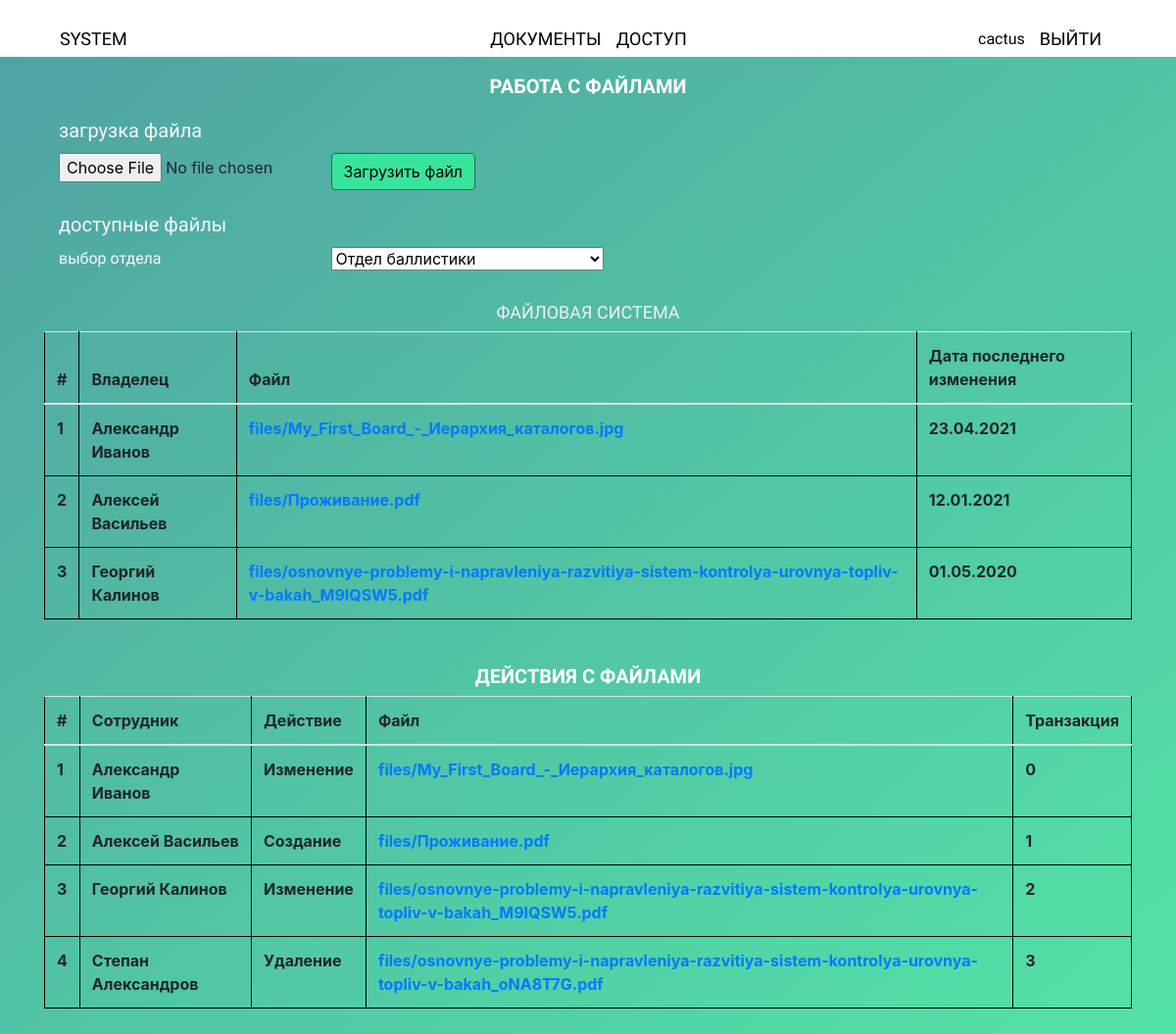
The app's page /workspace/documents/ (signed in) with its own data.
### workspace/models.py (models this page shows, shortened)
class Documents(models.Model):
    created_by = models.ForeignKey(settings.AUTH_USER_MODEL, on_delete=models.CASCADE)
    file = models.FileField(upload_to='files')
    filename = models.CharField(max_length = 100, default = None)
    permission = models.IntegerField(default=0)
    size = models.IntegerField(default=0)

### workspace/views.py (the view, shortened to what this page needs)
# urls.py: path('documents/', views.documentView, name='documents'),
def documentView(request):
    user = request.user
    email = user.email
    usname = user.username
    f_name = user.first_name
    l_name = user.last_name
    temp_doc = Documents.objects.all()
    docs = [
        (temp_doc[0].file, 'Александр Иванов', '23.04.2021', '0', 'Изменение'),
        (temp_doc[1].file, 'Алексей Васильев', '12.01.2021', '1', 'Создание'),
        (temp_doc[2].file, 'Георгий Калинов', '01.05.2020', '2', 'Изменение'),
        (temp_doc[3].file, 'Степан Александров', '19.08.2021', '3', 'Удаление'),
    ]
    top_docs = docs[:-1]
    context = {
        'username': usname,
        'email': email,
        'f_name': f_name,
        'l_name': l_name,
        'docs': docs,
        'top_docs': top_docs,
    }
    return render(request, 'workspace/documents.html', context=context )

### workspace/templates/workspace/documents.html (shortened to what this page needs)
{% extends "base-ws.html" %}
{% block content %}
    <div class="container">
        <h3 class='text-uppercase ws-header__text mb-2 mt-2'>Работа с файлами</h3>
        <div class='container'>
            <div class = 'row'>
                <div class = 'col-3'>
                    <p class='text-start mb-2 text-lowercase optional-text'>Загрузка файла</p>
                </div>
                <div class = 'col-6'>
                </div>
            </div>
            <form method = 'post', enctype = 'multipart/form-data'>
            <div class = 'row'>
                <div class = 'col-3'>
                    <input type='file' name='doc'>
                </div>
                <div class = 'col-6'>
                    <button type='submit' class="btn btn-primary">Загрузить файл</button>
                </div>
            </div>
            </form>
        </div>
        <div class='container'>
            <div class = 'row'>
                <div class = 'col-3'>
                    <p class='text-start mb-2 text-lowercase optional-text'>Доступные файлы</p>
                </div>
                <div class = 'col-6'>
                </div>
            </div>
            <form method = 'post', enctype = 'multipart/form-data'>
            <div class = 'row'>
                <div class = 'col-3'>
                    <p class='text-start mb-2 text-lowercase'>Выбор отдела</p>
                </div>
                <div class = 'col-6'>
                    <select class="form-select form-select-lg" aria-label="Default select example">
                        <option selected>Отдел баллистики</option>
                    </select>
                </div>
            </div>
            <div class = 'row'>
                <div class = 'mt-4' style = 'width:100%;'><h3 class='text-uppercase' style = 'text-align: center;'>Файловая система</h3></div>
                <table class="table">
                    <thead>
                        <tr>
                            <th scope="col">#</th>
                            <th scope="col">Владелец</th>
                            <th scope="col">Файл</th>
                            <th scope="col">Дата последнего изменения</th>
                        </tr>
                    </thead>
                    <tbody>
                        {% for doc, owner, dt, trans, action in top_docs %}
                        <tr>
                            <th scope='row'> {{forloop.counter}} </th>
                            <th> {{owner}} </th>
                            <th><a href='{{doc}}'>{{doc}}</a></th>
                            <th> {{dt}} </th>
                        </tr>
                        {% endfor %}
                    </tbody>
                </table>
            </div>
            </form>
        </div>
    </div>
    <div class="container">
        <h3 class='text-uppercase ws-header__text'>Действия с файлами</h3>
        <table class="table">
            <thead>
                <tr>
                    <th scope="col">#</th>
                    <th scope="col">Сотрудник</th>
                    <th scope="col">Действие</th>
                    <th scope="col">Файл</th>
                    <th scope='col'>Транзакция</th>
                </tr>
            </thead>
            <tbody>
                {% for doc, owner, dt, trans, action in docs %}
                <tr>
                    <th scope='row'> {{forloop.counter}} </th>
                    <th> {{owner}} </th>
                    <th> {{action}} </th>
                    <th> <a href='{{doc}}'>{{doc}}</a> </th>
                    <th> {{trans}} </th>
                </tr>
                {% endfor %}
            </tbody>
        </table>
    </div>
{% endblock %}

### workspace/templates/base-ws.html (shortened to what this page needs)
{% load static %}
<!DOCTYPE html>
<html lang="en">
<head>
    <link rel="stylesheet" href="https://stackpath.bootstrapcdn.com/bootstrap/4.4.1/css/bootstrap.min.css">
    <link href="{% static 'css/style.css' %}" rel="stylesheet">
</head>
<body>
    <header class="header-ws container-fluid">
        <nav class="navbar">
            <div class="container row">
                <a href="{% url "workspace:index" %}" class="navbar-brand text-uppercase navbar__text active col">System</a>
                <div class = 'col'>
                    <ul class = 'navbar-nav' style="justify-content: center;">
                        <li class = 'nav-item'>
                            <a href = "{% url "workspace:documents" %}" class='nav-link text-uppercase navbar__text'>Документы</a>
                        </li>
                        <li class = 'nav-item'>
                            <a href = "{% url "workspace:access" %}" class='nav-link text-uppercase navbar__text'>Доступ</a>
                        </li>
                    </ul>
                </div>
                <div class = 'col'>
                    <ul class="navbar-nav" style="justify-content: flex-end;">
                        <li class="nav-item">
                            <a href="{% url "account:edit" %}" class="nav-link text-lowercase navbar__text">{{username}}</a>
                        </li>
                        <li class="nav-item">
                            {% url 'account:logout_page' as url_logout_page %}
                            <a href="{{url_logout_page}}" class="nav-link text-uppercase navbar__text">Выйти</a>
                        </li>
                    </ul>
                </div>
            </div>
        </nav>
    </header>
    <section class="content content-ws container-fluid">
        {% block content %}
        {% endblock %}
    </section>
</body>
</html>

### static/css/style.css (style rules this page uses)
th { border: 1px solid black; }
tr { border: 1px solid black; }
.btn-primary { background-color: #38e49c; border-color: #27684d; color: #000; }
.text-uppercase { color: #f1f1f1; font-family: 'Exo', sans-serif; font-size: 18px; font-weight: 400; text-transform: uppercase; text-decoration: none; }
.text-lowercase { color: #f7f7f7; font-family: 'Exo', sans-serif; font-size: 16px; font-weight: 300; text-transform: lowercase; text-decoration: none; }
.optional-text { font-size: 20px; }
* { box-sizing: border-box; margin: 0; padding: 0; }
.navbar__text { color:#000000; }
.ws-header__text { color: #ffffff!important; font-family: 'Exo', sans-serif; font-size: 20px; font-weight: 600; text-align: center; }
.content-ws { background: #50a3a2; background: -webkit-linear-gradient(top left, #50a3a2 0%, #53e3a6 100%); background: -moz-linear-gradient(top left, #50a3a2 0%, #53e3a6 100%); background: -o-linear-gradient(top left, #50a3a2 0%, #53e3a6 100%); background: linear-gradient(to bottom right, #50a3a2 0%, #53e3a6 100%); width: 100%; height: 100%; }
.header-ws { display: block; box-sizing: border-box; width: 100%; height: 58px; }
.navbar { transition: all 0.4s; position: relative; display: -ms-flexbox; display: flex; -ms-flex-wrap: wrap; flex-wrap: wrap; -ms-flex-align: center; align-items: center; -ms-flex-pack: justify; justify-content: space-between; padding: .5rem 1rem; top: 0; right: 0; left: 0; z-index: 1030; }
.navbar>.container { display: -ms-flexbox; display: flex; -ms-flex-wrap: nowrap; flex-wrap: wrap; flex-direction: row; -ms-flex-align: center; align-items: center; -ms-flex-pack: justify; justify-content: space-between; }
.container { width: 100%; padding: 10px 15px 10px 15px; margin-right: auto; margin-left: auto; }
.navbar-nav { display: -ms-flexbox; display: flex; -ms-flex-wrap: nowrap; flex-wrap: wrap; flex-direction: row; -ms-flex-align: center; align-items: center; -ms-flex-pack: justify; }
.nav-item { padding: 0 15px 0 0; }

### records on screen
Documents: top_docs "files/My_First_Board_-_Иерархия_каталогов.jpg", docs "files/My_First_Board_-_Иерархия_каталогов.jpg"
Documents: top_docs "files/Проживание.pdf", docs "files/Проживание.pdf"
Documents: top_docs "files/osnovnye-problemy-i-napravleniya-razvitiya-sistem-kontrolya-urovnya-topliv-v-bakah_M9IQSW5.pdf", docs "files/osnovnye-problemy-i-napravleniya-razvitiya-sistem-kontrolya-urovnya-topliv-v-bakah_M9IQSW5.pdf"
Documents: docs "files/osnovnye-problemy-i-napravleniya-razvitiya-sistem-kontrolya-urovnya-topliv-v-bakah_oNA8T7G.pdf"

### other values on screen
{{ username }} "cactus"
{{ owner }} "Александр Иванов" "Алексей Васильев" "Георгий Калинов"
{{ dt }} "23.04.2021" "12.01.2021" "01.05.2020"
{{ owner }} "Александр Иванов" "Алексей Васильев" "Георгий Калинов" "Степан Александров"
{{ action }} "Изменение" "Создание" "Изменение" "Удаление"
{{ trans }} "0" "1" "2" "3"
